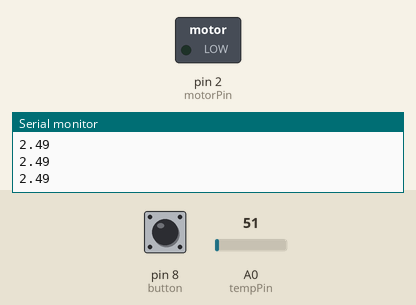
Simulated run of this sketch. Board: Arduino Uno, built with avr-gcc and run on an emulated ATmega328P. On the bench: switched loads named in the sketch (green lamp = pin HIGH), the last lines printed to the serial monitor. Inputs (shaded band) come from the test bench; at power-on: pin 8 (button) LOW, A0 (tempPin) = 51.

Above: at 1.2 s.
1.3 s: pin 8 (button) pulled HIGH for 0.15 s
At 2.6 s:
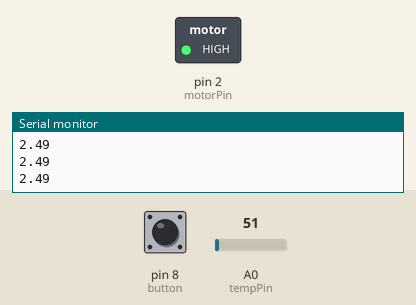
2.9 s: A0 (tempPin) set to 43
4.4 s: A0 (tempPin) set to 35
At 5.7 s:
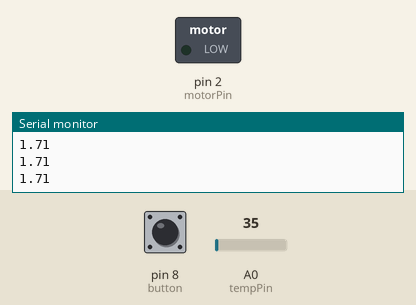
6.0 s: A0 (tempPin) set to 61
At 7.2 s:
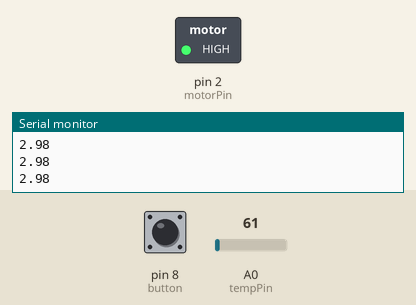
Timing chart, 0 to 8.6 s (numbered marks = the images above; inputs shaded):
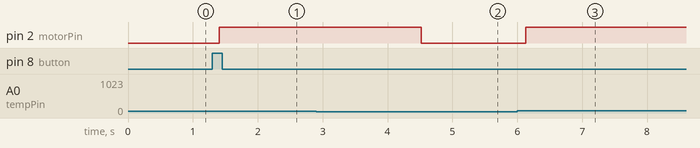

The sketch:

tempcontrol.ino
```cpp
int button = 8;
int tempPin = 0;
int motorPin = 2;
int tempLimit = 25.0;

void setup() {
  pinMode(button, INPUT);
  pinMode(motorPin, OUTPUT);
  digitalWrite(motorPin, LOW);
  Serial.begin(9600);
}

void loop() {


  int reading = analogRead(tempPin);
  float voltage = reading * (5.0 / 1023.0);
  float temperatureC = voltage * 10.0;


  Serial.println(temperatureC);
  delay(100);
  //Serial.println(tempLimit);


  if(temperatureC>tempLimit){
    digitalWrite(motorPin, HIGH);
  }
   else if(temperatureC<=tempLimit){
    digitalWrite(motorPin, LOW);
    }

  if(digitalRead(button)){
    tempLimit = temperatureC;
  }
 //digitalWrite(motorPin, !digitalRead(button));


  }
```

Measured:
- the behaviour switches between 41 and 40 on A0 (tempPin) (found by bisection; images 1 and 2)
- after the input at 1.3 s, pin 2 (motorPin): LOW → HIGH after 0.11 s
- after the input at 4.4 s, pin 2 (motorPin): HIGH → LOW after 0.12 s
- after the input at 6.0 s, pin 2 (motorPin): LOW → HIGH after 0.13 s
